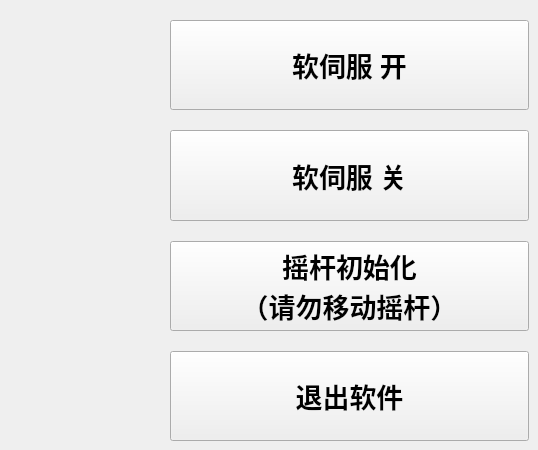
      <widget class="QWidget" name="SystemPage_1">
       <widget class="QWidget" name="layoutWidget11">
        <property name="geometry">
         <rect>
          <x>170</x>
          <y>20</y>
          <width>359</width>
          <height>421</height>
         </rect>
        </property>
        <layout class="QVBoxLayout" name="verticalLayout">
         <property name="spacing">
          <number>20</number>
         </property>
         <item>
          <widget class="QPushButton" name="SystemOpBtn_1">
           <property name="sizePolicy">
            <sizepolicy hsizetype="Expanding" vsizetype="Expanding">
             <horstretch>0</horstretch>
             <verstretch>0</verstretch>
            </sizepolicy>
           </property>
           <property name="font">
            <font>
             <family>Ubuntu Mono</family>
             <pointsize>20</pointsize>
             <weight>75</weight>
             <bold>true</bold>
            </font>
           </property>
           <property name="styleSheet">
            <string notr="true"/>
           </property>
           <property name="text">
            <string>软伺服 开</string>
           </property>
          </widget>
         </item>
         <item>
          <widget class="QPushButton" name="SystemOpBtn_2">
           <property name="sizePolicy">
            <sizepolicy hsizetype="Expanding" vsizetype="Expanding">
             <horstretch>0</horstretch>
             <verstretch>0</verstretch>
            </sizepolicy>
           </property>
           <property name="font">
            <font>
             <family>Ubuntu Mono</family>
             <pointsize>20</pointsize>
             <weight>75</weight>
             <bold>true</bold>
            </font>
           </property>
           <property name="styleSheet">
            <string notr="true"/>
           </property>
           <property name="text">
            <string>软伺服 关</string>
           </property>
          </widget>
         </item>
         <item>
          <widget class="QPushButton" name="SystemOpBtn_3">
           <property name="sizePolicy">
            <sizepolicy hsizetype="Expanding" vsizetype="Expanding">
             <horstretch>0</horstretch>
             <verstretch>0</verstretch>
            </sizepolicy>
           </property>
           <property name="font">
            <font>
             <family>Ubuntu Mono</family>
             <pointsize>20</pointsize>
             <weight>75</weight>
             <bold>true</bold>
            </font>
           </property>
           <property name="styleSheet">
            <string notr="true"/>
           </property>
           <property name="text">
            <string>摇杆初始化
（请勿移动摇杆）</string>
           </property>
          </widget>
         </item>
         <item>
          <widget class="QPushButton" name="exit">
           <property name="sizePolicy">
            <sizepolicy hsizetype="Expanding" vsizetype="Expanding">
             <horstretch>0</horstretch>
             <verstretch>0</verstretch>
            </sizepolicy>
           </property>
           <property name="font">
            <font>
             <family>Ubuntu Mono</family>
             <pointsize>20</pointsize>
             <weight>75</weight>
             <bold>true</bold>
            </font>
           </property>
           <property name="styleSheet">
            <string notr="true"/>
           </property>
           <property name="text">
            <string>退出软件</string>
           </property>
          </widget>
         </item>
        </layout>
       </widget>
       <widget class="QcwIndicatorLamp" name="softServoLamp" native="true">
        <property name="geometry">
         <rect>
          <x>210</x>
          <y>50</y>
          <width>39</width>
          <height>26</height>
         </rect>
        </property>
        <property name="alarm" stdset="0">
         <bool>true</bool>
        </property>
       </widget>
      </widget>
